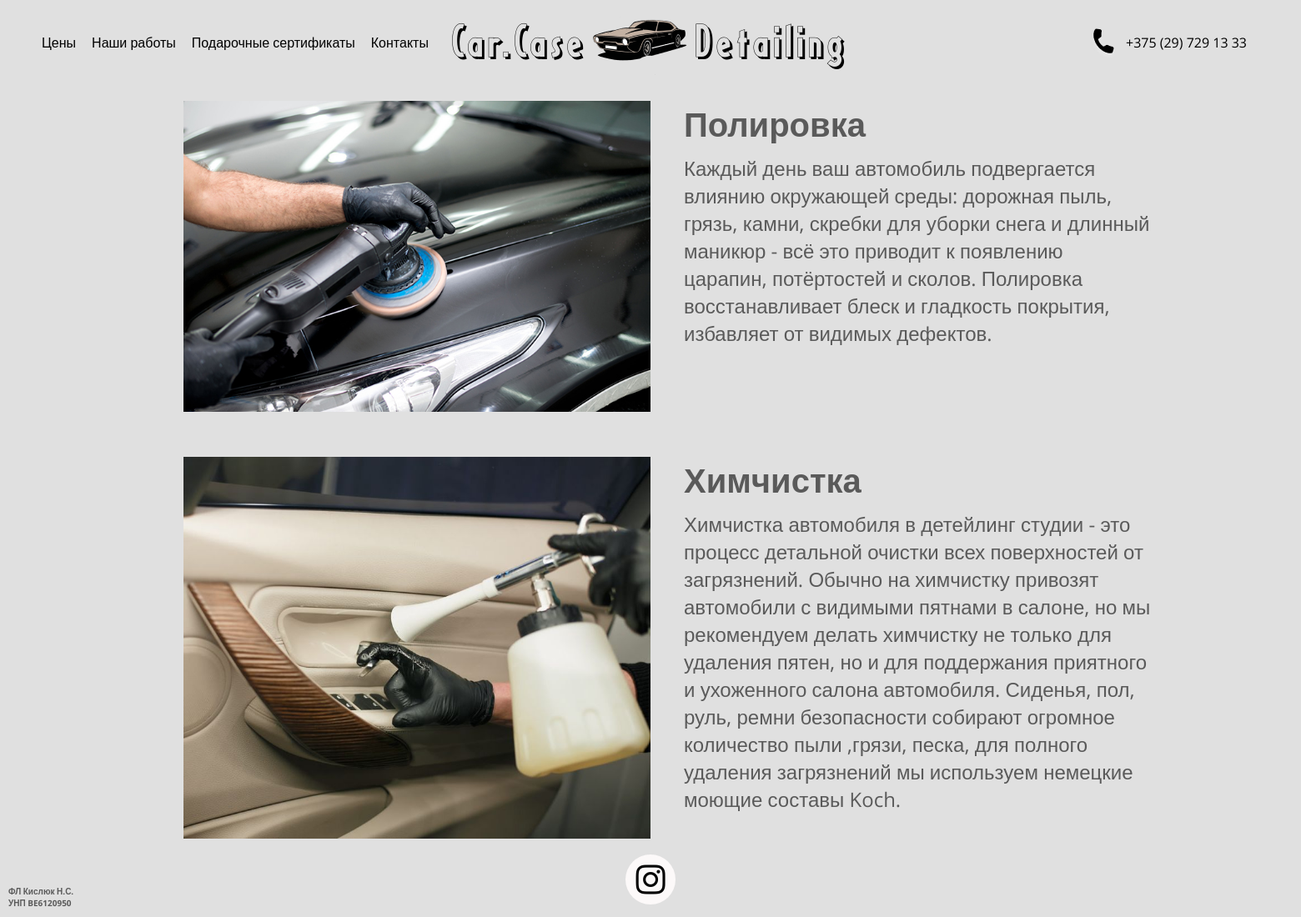
The page / on the database its author committed.
### web_site_app/models.py (models this page shows, shortened)
class Services(models.Model):
    name = models.CharField(max_length=20)
    picture = models.ImageField()
    description = models.TextField(max_length=500, null=False)

### web_site_app/views.py (the view)
# urls.py: 2. Add a URL to urlpatterns:  path('', views.home, name='home')
def home(request):
    service = Services.objects.all()
    context = {'services': service,}
    return render(request, 'home.html', context)

### templates/home.html (shortened to what this page needs)
{% load static %}
<!DOCTYPE html>
<html lang="en">
<head>
    <link rel="stylesheet" href="{% static 'style.css' %}">
    <link rel="stylesheet" href="https://use.fontawesome.com/releases/v5.8.1/css/all.css"
>
</head>
<body>
{% include 'header.html' %}
{% for s in services %}
    <div class="service-header">
        <div>
            <img src="{{ s.picture.url }}" class="service-picture">
        </div>
        <div class="service-description">
            <h1>{{ s.name }}</h1>
            <h2>{{ s.description }}</h2>
        </div>
    </div>
{% endfor %}
{% include 'footer.html' %}
</body>
</html>

### web_site_app/static/style.css (style rules this page uses)
body { margin: 0; background-color: rgba(204, 204, 204, 0.6); }
.service-picture { width: 560px; height: auto; }
.service-header { display: flex; width: 1600px; justify-content: center; margin: 20px auto 50px; }
.service-description { margin-left: 40px; width: 560px; }
h1 { font-size: 40px; font-family: 'Open Sans', sans-serif; color: rgba(0, 0, 0, 0.6); font-weight: bold; margin-top: 0; margin-bottom: 9px; }
h2 { font-size: 24px; font-family: 'Open Sans', sans-serif; color: rgba(0, 0, 0, 0.6); margin-top: 0; font-weight: normal; margin-bottom: 0; }
html { position: relative; min-height: 100%; }
body { margin-bottom: 90px; }

### rows shown on the page
Services: picture (picture), name "Полировка", description "Каждый день ваш автомобиль подвергается влиянию окружающей среды: дорожная пыль, грязь, камни, скребки для уборки снега и длинный маникюр - всё это приводит к появлению царапин, потёртостей и сколов. Полировка восстанавливает блеск и гладкость покрытия, избавляет от видимых дефектов."
Services: picture (picture), name "Химчистка", description "Химчистка автомобиля в детейлинг студии - это процесс детальной очистки всех поверхностей от загрязнений. Обычно на химчистку привозят автомобили с видимыми пятнами в салоне, но мы рекомендуем делать химчистку не только для удаления пятен, но и для поддержания приятного и ухоженного салона автомобиля. Сиденья, пол, руль, ремни безопасности собирают огромное количество пыли ,грязи, песка, для полного удаления загрязнений мы используем немецкие моющие составы Koch."
